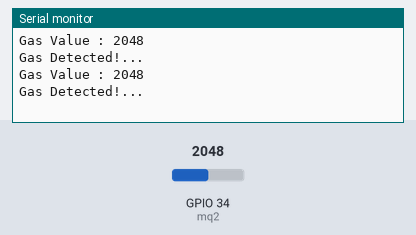
The sketch below on a simulated ESP32. Shown: the last lines printed to the serial monitor. The test bench sets the inputs (shaded band); at power-on: GPIO 34 (mq2) = 2048.

Above: at 1.8 s.
1.9 s: GPIO 34 (mq2) set to 1954
At 2.4 s:
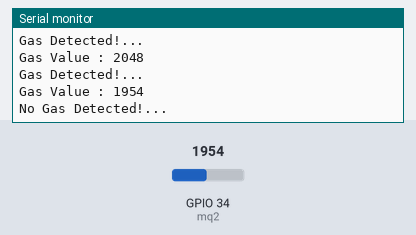
4.5 s: GPIO 34 (mq2) set to 2047
At 5.8 s:
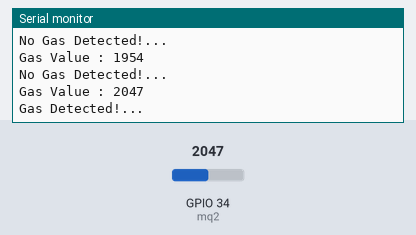
Timing chart, 0 to 7.5 s (numbered marks = the images above; inputs shaded):
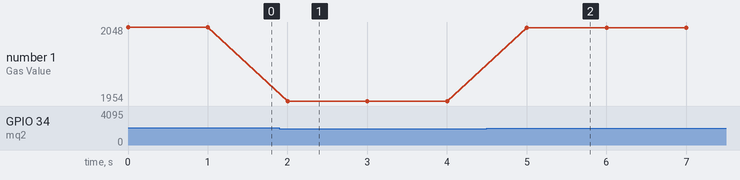

Measured:
- the behaviour switches between 2001 and 2000 on GPIO 34 (mq2) (found by bisection; images 0 and 1)
- after the input at 1.9 s, the serial monitor: prints a new line after 0.10 s (image 1)
- after the input at 4.5 s, the serial monitor: prints a new line after 0.50 s (image 2)
- plotted number 1: 2048 → 1954 after the input at 1.9 s, 1954 → 2047 after the input at 4.5 s

The sketch:

gas.ino
```cpp
#define mq2 34
#define val 2000

void setup() {
  Serial.begin(115200);
}

void loop() {
  int gas = analogRead(mq2);

  if(gas > val){
    Serial.print("Gas Value : ");
    Serial.println(gas);
    Serial.println("Gas Detected!...");
  }
  else{
    Serial.print("Gas Value : ");
    Serial.println(gas);
    Serial.println("No Gas Detected!...");
  }

  delay(1000);

}
```
